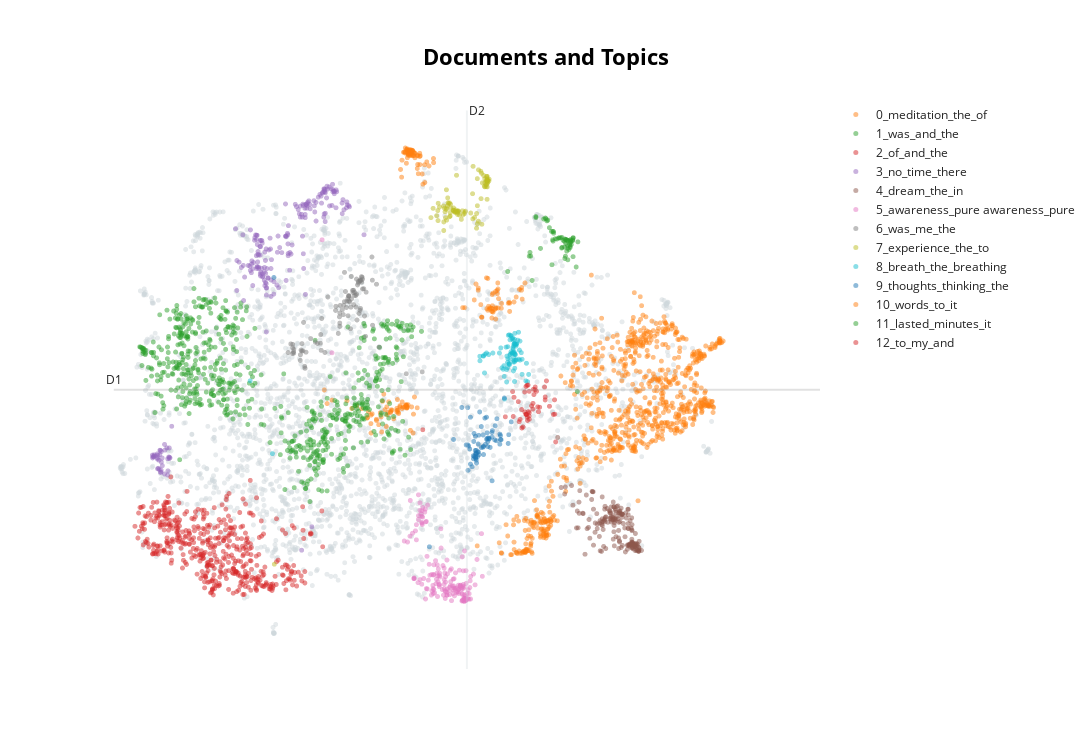

The code cell stored with this chart in its notebook:
### Markdown cell above
### Outlier reduction

### Code cell
print("reduction of outlier using embeddings technique")
new_topics = topic_model.reduce_outliers(docs, topics, strategy="embeddings",threshold=0.5)



new_all_labels = [llm_labels[topic + topic_model._outliers] if topic != -1 else "Unlabelled" for topic in new_topics] # prepare new labels based on the new topics after outlier reduction

fig_reduced_outliers = topic_model.visualize_documents(docs, 
                                                       topics=new_topics, # Important : utiliser les nouveaux sujets ici
                                                       reduced_embeddings=reduced_embeddings,
                                                       hide_annotations=True, 
                                                       hide_document_hover=False, 
                                                       custom_labels=new_all_labels) # Et les nouvelles étiquettes ici
fig_reduced_outliers.show()


# Update the topics in the model with the new topics after outlier reduction
topic_model.update_topics(docs, topics=new_topics)

topic_info_after_reduction = topic_model.get_topic_info()
display(topic_info_after_reduction)
